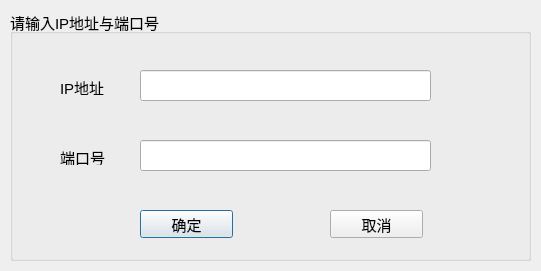
<?xml version="1.0" encoding="UTF-8"?>
<ui version="4.0">
 <class>setIP</class>
 <widget class="QDialog" name="setIP">
  <property name="geometry">
   <rect>
    <x>0</x>
    <y>0</y>
    <width>541</width>
    <height>271</height>
   </rect>
  </property>
  <property name="windowTitle">
   <string>Dialog</string>
  </property>
  <widget class="QGroupBox" name="groupBox">
   <property name="geometry">
    <rect>
     <x>10</x>
     <y>10</y>
     <width>521</width>
     <height>251</height>
    </rect>
   </property>
   <property name="font">
    <font>
     <pointsize>11</pointsize>
    </font>
   </property>
   <property name="title">
    <string>请输入IP地址与端口号</string>
   </property>
   <widget class="QLabel" name="label">
    <property name="geometry">
     <rect>
      <x>50</x>
      <y>70</y>
      <width>72</width>
      <height>15</height>
     </rect>
    </property>
    <property name="text">
     <string>IP地址</string>
    </property>
   </widget>
   <widget class="QLabel" name="label_2">
    <property name="geometry">
     <rect>
      <x>50</x>
      <y>140</y>
      <width>72</width>
      <height>15</height>
     </rect>
    </property>
    <property name="text">
     <string>端口号</string>
    </property>
   </widget>
   <widget class="QPushButton" name="btn_ok">
    <property name="geometry">
     <rect>
      <x>130</x>
      <y>200</y>
      <width>93</width>
      <height>28</height>
     </rect>
    </property>
    <property name="text">
     <string>确定</string>
    </property>
   </widget>
   <widget class="QPushButton" name="btn_cancle">
    <property name="geometry">
     <rect>
      <x>320</x>
      <y>200</y>
      <width>93</width>
      <height>28</height>
     </rect>
    </property>
    <property name="text">
     <string>取消</string>
    </property>
   </widget>
   <widget class="QLineEdit" name="test_ip">
    <property name="geometry">
     <rect>
      <x>130</x>
      <y>60</y>
      <width>291</width>
      <height>31</height>
     </rect>
    </property>
   </widget>
   <widget class="QLineEdit" name="test_port">
    <property name="geometry">
     <rect>
      <x>130</x>
      <y>130</y>
      <width>291</width>
      <height>31</height>
     </rect>
    </property>
   </widget>
  </widget>
 </widget>
 <resources/>
 <connections/>
</ui>
